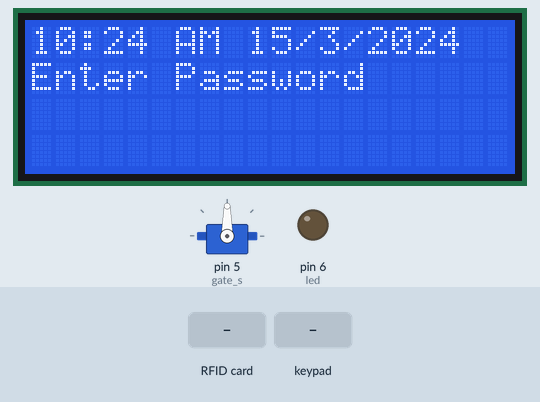
The sketch below on a simulated Arduino Uno, built with avr-gcc and run on an emulated ATmega328P. Shown: 20×4 character LCD, servo, output pins drawn as LEDs (lit = HIGH). The inputs (shaded band) are chosen by the test bench. The local clock reads 2024-03-15 10:24:30 at power-on unless the sketch sets it; pins used as bus, display or sensor lines are not drawn; what the sketch prints to the serial monitor is not drawn.

Above: at 1.3 s.
1.4 s: RFID card 0D 11 57 73 held to the reader
At 3.6 s:
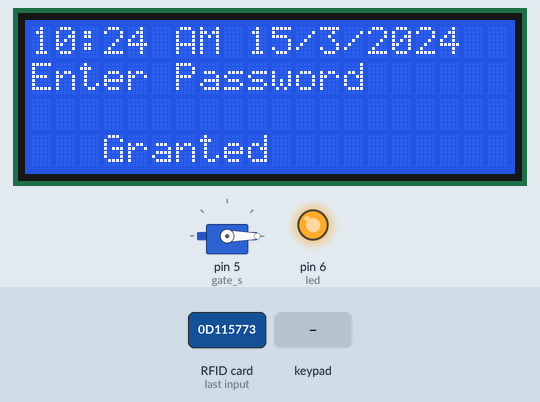
3.8 s: keypad keys 1 3 9 7 # pressed 0.4 s apart
At 7.15 s:
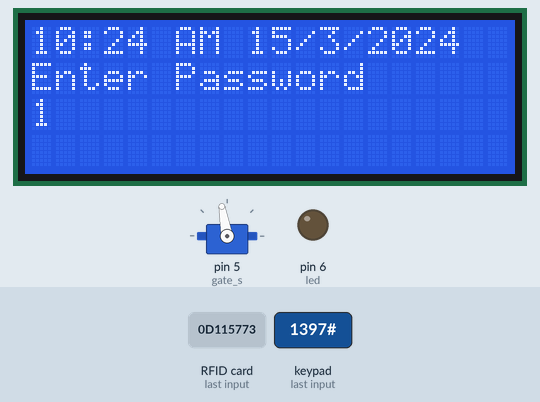
7.3 s: key '*' pressed
10.3 s: RFID card 5E 7A 19 C4 held to the reader
At 10.7 s:
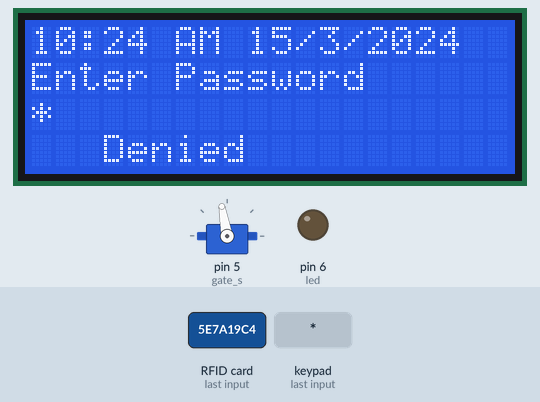
12.3 s: keypad keys 1 2 3 4 * pressed 0.4 s apart
At 15.0 s:
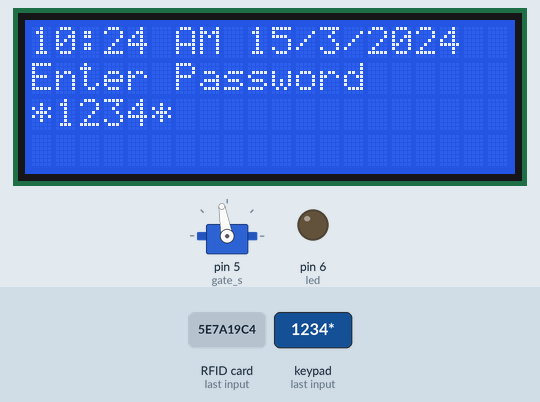
15.8 s: keypad keys 0 1 1 1 0 * pressed 0.4 s apart
At 18.3 s:
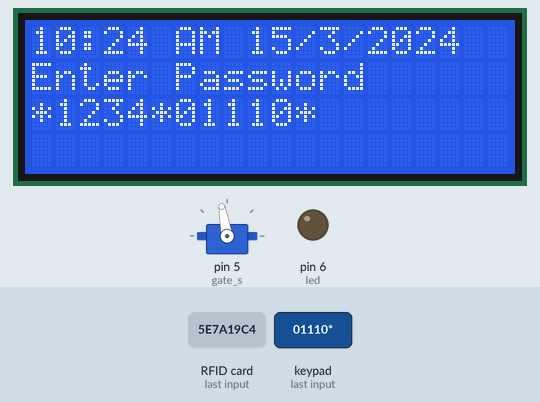
Timing chart, 0 to 19.8 s (numbered marks = the images above; inputs shaded):
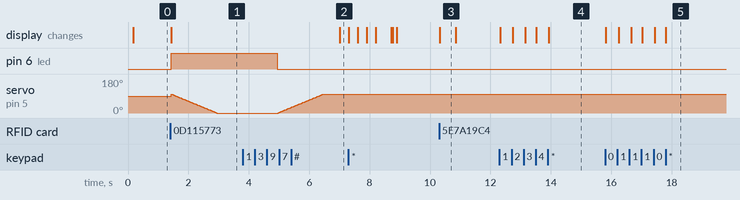

Measured:
- after the input at 1.4 s, pin 6 (led): LOW → HIGH at once; the display: changes at once (image 1)
- after the input at 3.8 s, the display: changes after 3.2 s (image 2)
- after the input at 10.3 s, the display: changes at once (image 3)
- after the input at 12.3 s, the display: first changes at once (image 4 shows a later state)
- after the input at 15.8 s, the display: first changes at once (image 5 shows a later state)
- what the display in image 3 shows lasts 0.6 s, from 10.3 s to 10.9 s

The sketch:

RFID_Door_Lock.ino
```cpp
#include <Keypad.h>
#include <Servo.h>
#include <LiquidCrystal_I2C.h>
#include <MFRC522.h>
#include <Wire.h>
#include <RTClib.h>
/**
 * This code includes several libraries for different purposes. Here's a brief description of each library:
 * Keypad.h: A library for reading keypad inputs.
 * Servo.h: A library for controlling servo motors.
 * LiquidCrystal_I2C.h: A library for controlling LCD displays with an I2C interface.
 * MFRC522.h: A library for interacting with RFID readers that use the MFRC522 chip.
 * Wire.h: A library for I2C communication.
 * RTClib.h: A library for interacting with Real Time Clock (RTC) modules.
 * These libraries may be used in conjunction with one another to create a project that involves keypad inputs, servo motor control, LCD display, RFID reader interaction, I2C communication, and RTC module interaction.
*/

//These are constants that define the pins for the MFRC522 RFID reader.
#define SS_PIN 10
#define RST_PIN 9

//This is an object of the MFRC522 class that is used to interact with the RFID reader.
MFRC522 mfrc522(SS_PIN, RST_PIN);

//This is an object of the LiquidCrystal_I2C class that is used to control the LCD display.
LiquidCrystal_I2C lcd(0x27 , 2,1,0,4,5,6,7,3,POSITIVE);

//This is an object of the RTC_DS1307 class that is used to interact with the RTC module.
RTC_DS1307 rtc;

//This is a 2D array that contains the names of the days of the week.
char daysOfTheWeek[7][12] = {"Sunday", "Monday", "Tuesday", "Wednesday", "Thursday", "Friday", "Saturday"};

//This is a variable that is used to define the pin for the LED buzzer.
byte led=6;

//These are constants that define the number of rows and columns in the keypad.
const byte ROWS = 4;
const byte COLS = 3;

//This is a 2D array that contains the characters that correspond to each key on the keypad.
char hexaKeys[ROWS][COLS] = {
  {'1','2','3'},
  {'4','5','6'},
  {'7','8','9'},
  {'*','0','#'}
};

//These are arrays that define the pins for the rows and columns of the keypad.
byte rowPins[ROWS] = {2, 3, 4, A3};
byte colPins[COLS] = {A2, A1, A0};

//This is an object of the Keypad class that is used to read input from the keypad.
Keypad myKeypad = Keypad( makeKeymap(hexaKeys), rowPins, colPins, ROWS, COLS);

//This is an object of the Servo class that is used to control the servo motor for the gate.
Servo gate_s;

//This is a string that contains the admin password for the system.
String password ="1234";

//This is a string that is used to store input from the keypad.
String s;

//This is a string that is used to store characters as they are entered on the keypad.
String c="";

//This is a string that contains the ID of a valid RFID card.
String card="0D 11 57 73";

//This is a variable that is used to toggle between servo and lock modes for the gate.(0-servo 1-lock)
int l_mode=0;

void setup() {
  pinMode(led,OUTPUT); //This sets the LED buzzer pin as an output.
  digitalWrite(led,LOW); //This sets the initial state of the LED buzzer to low (off).
  lcd.begin(20, 4); //This initializes the LCD display with a size of 20 columns and 4 rows.
  Serial.begin(9600); //This initializes serial communication at a baud rate of 9600.
  gate_s.attach(5); //This attaches the servo motor to pin 5.
  SPI.begin(); //This initializes the SPI bus.
  mfrc522.PCD_Init(); //This initializes the RFID reader.
  mfrc522.PCD_DumpVersionToSerial(); //This prints the version information of the RFID reader to the serial monitor.
  //rtc.adjust(DateTime(F(__DATE__), F(__TIME__)));
  if (! rtc.begin()) { //rtc.begin(): This initializes the RTC module.
    Serial.println("Couldn't find RTC");
    while (1);
  }
  if (! rtc.isrunning()) { //rtc.isrunning(): This checks if the RTC module is running.
    Serial.println("RTC is NOT running!");
    rtc.adjust(DateTime(F(__DATE__), F(__TIME__))); //This sets the date and time for the RTC module if it is not running.
  }
  Serial.println("Ready"); //This prints "Ready" to the serial monitor to indicate that the setup function has completed.
}

  void loop() {
    rfid(); //This function reads data from the RFID reader.
    display(1); //This function displays the current date and time on the LCD display.
    char b = myKeypad.getKey(); //This reads a key press from the keypad and assigns it to the variable "b".
    if(b){ //This checks if a key has been pressed on the keypad.
      if(b != '#'){ //This checks if the key pressed is not the "#" key.
          lcd.setCursor(0,2);
          s= s+ b; //This concatenates the key press to the string "s".
          Serial.println(s); //This prints the current value of "s" to the serial monitor.
          lcd.print(s); //This displays the current value of "s" on the LCD display.
      }
      else{ //This executes if the "#" key has been pressed.
        Serial.println(s); //This prints the final value of "s" to the serial monitor.
        check(s); //This function checks if the entered password matches the correct password or if the entered RFID card matches the authorized card.
        s=""; //This resets the "s" string to an empty string to start accepting a new input.
      }
    }
  }

void display(int n){
  Display_time(); //This function is not shown in the code, but it presumably displays the current date and time on the LCD display.
  switch(n){ //This statement creates a switch statement that checks the value of the "n" parameter.
    default: //If "n" doesn't match any of the cases below, this default case is executed.
     lcd.setCursor(0,1); //This sets the cursor position of the LCD display to the beginning of the second line.
     lcd.print("Enter Password"); //This prints the string "Enter Password" on the LCD display.
  }
}

// This is a function called "check" that takes a single string parameter "pass"
void check(String pass){
  if(pass.equals(password) || pass.equals(card)) // Use an if statement to check if "pass" is equal to "password" or "card"
  {
    access(1); // Call the "access" function with a parameter value of 1
  }
  else if(pass.equals("01110")){ // If "pass" is equal to "01110", execute the following code block
    l_mode=(!l_mode);  // Toggle the value of "l_mode" using the "!" operator
  }
  else // If "pass" is not equal to "password", "card", or "01110", execute the following code block
  {
    // Call the "access" function with a parameter value of 2
    access(2);
  }
}


// This is a function called "access" that takes a single integer parameter "a"
void access(int a){
  lcd.setCursor(0,3); // Set the cursor position of the LCD to the fourth row (position 3)

  // Use a switch statement to check the value of the "a" parameter
  switch(a)
  {
    case 1: // If the value of "a" is 1, execute the following code block
      lcd.print("   Granted     "); // Print "Granted" on the LCD screen
      digitalWrite(led,HIGH); // Turn on an LED using the digitalWrite function
      gate(); // Call a function called "gate" to open the gate
      delay(500); // Delay for 500 milliseconds
    break;

    // If the value of "a" is 2, execute the following code block
    case 2:
      lcd.print("   Denied      "); // Print "Denied" on the LCD screen
      delay(500); // Delay for 500 milliseconds
    break;
  }
  lcd.clear(); // Clear the LCD screen
  lcd.setCursor(0,0); // Set the cursor position of the LCD to the first row (position 0)
}

// This is a function called "gate" that does not take any parameters
void gate(){
  // Use a switch statement to check the value of the variable "l_mode"
  switch(l_mode){
    case 0: // If the value of "l_mode" is 0, execute the following code block
      // Use a for loop to gradually close the gate
      for(int i=100;i>=0;i--)
      {
        gate_s.write(i); // Set the position of the gate using the gate_s servo object
        delay(15); // Delay for 15 milliseconds
      }

      delay(2000); // Delay for 2 seconds to keep the gate closed
      digitalWrite(led,LOW); // Turn off an LED using the digitalWrite function
      // Use a for loop to gradually open the gate
      for(int i=0;i<=100;i++)
      {
        gate_s.write(i); // Set the position of the gate using the gate_s servo object
        delay(15); // Delay for 15 milliseconds
      }
    break;

    // If the value of "l_mode" is 1, execute the following code block
    case 1:
      digitalWrite(5,HIGH);  // Turn on a motor or some other device connected to pin 5
      delay(2000); // Delay for 2 seconds to keep the device turned on
      digitalWrite(led,LOW); // Turn off an LED using the digitalWrite function
      digitalWrite(5,LOW); // Turn off the motor or device connected to pin 5
    break;
 }
}


// This is a function called "rfid" with no parameters
void rfid(){
  if ( ! mfrc522.PICC_IsNewCardPresent()) // Check if a new RFID card is present; if not, return from the function
    return;

  if ( ! mfrc522.PICC_ReadCardSerial()) // Read the serial number of the RFID card; if it fails, return from the function
    return;

  String content= ""; // Create an empty string called "content" to store the UID of the RFID card

  // Loop through each byte of the UID and convert it to a string of hexadecimal characters
  for (int i = 0; i < mfrc522.uid.size; i++)
  {
    // Concatenate the hexadecimal string representation of the current byte to the "content" string
    content.concat(String(mfrc522.uid.uidByte[i] < 0x10 ? " 0" : " "));
    content.concat(String(mfrc522.uid.uidByte[i], HEX));
  }

  content.toUpperCase(); // Convert the "content" string to all uppercase characters
  Serial.println(content.substring(1)+" ");  // Print the RFID tag to the Serial Monitor, starting from the second character (to remove leading space)
  check(content.substring(1)); // Call the "check" function with the UID of the RFID tag as the parameter
  content=""; // Reset the "content" string to an empty string
}


// This function displays the current date and time on an LCD screen
void Display_time(){
  DateTime now = rtc.now(); // Get the current date and time from the RTC module
  int h=((now.hour()>12)?(now.hour()%12):now.hour()); // Determine the hour in 12-hour format with AM/PM indicator
  String hr=h>9?String(h):"0"+String(h); // Convert the hour to a String with leading zero if necessary
  String min=now.minute()>9?String(now.minute()):"0"+String(now.minute()); // Convert the minute to a String with leading zero if necessary
  String clck=(now.hour()>12)?" PM":" AM";
  String time_n=hr+":"+min+clck+" "; // Determine whether the time is in the AM or PM and add to the time string
  String date=String(now.day(),DEC)+"/"+String(now.month(),DEC)+"/"+String(now.year(),DEC); // Create a string with the full date in the format "day/month/year"
  String time=time_n+date; // Combine the time and date strings into a single string
  lcd.setCursor(0,0); // Set the cursor of the LCD screen to the top left corner
  lcd.print(time); // Print the time and date string on the LCD screen
}
```
